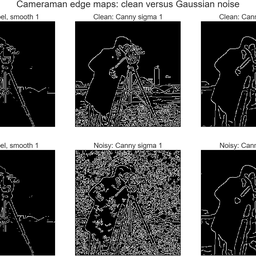
%> input picture results/edge_maps.png (cropped and resized to the size of MATLAB's example picture, made grey), 256 x 256 px, given in place of cameraman.tif, which was not available
$ octave analysis.m   (GNU Octave 9; MATLAB toolbox functions it lacks are replaced by stand-ins)
%> lines starting %> are read from the running program, lines starting %| are printed output that depends on the picture
%% Individual Assignment - Image Processing Fundamentals
% *Option C: Compare edge detectors*
%
% The experiment compares the number and appearance of edges in a clean grayscale image and a Gaussian-noisy version. It uses one Sobel method (after Gaussian smoothing) and two Canny settings. All image processing parameters are fixed by the assignment.
%% 1. Input image and experimental setup
% The input is MATLAB's built-in |cameraman.tif| test image, supplied with Image Processing Toolbox. The original image is not included in the repository. |rng(42)| makes the noise reproducible within the same MATLAB environment.
I = imread('cameraman.tif');
%> I is the input picture: size 256x256 uint8; min 0, max 255, mean 96.8
assert(ndims(I) == 2, 'Expected a grayscale cameraman image.');
rng(42);
In = imnoise(I,'gaussian',0,0.01);
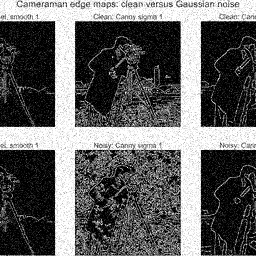
%> In: size 256x256 uint8; min 0, max 255, mean 98.5
resultsDir = 'results';
if ~exist(resultsDir,'dir')
    mkdir(resultsDir);
end
imageSize = size(I);
%> imageSize = [256 256]
fprintf('Input: cameraman.tif, size %d x %d\n', imageSize(1), imageSize(2));
%| Input: cameraman.tif, size 256 x 256
disp(['MATLAB version: ',version]);
imageToolboxInfo = ver('images');
if ~isempty(imageToolboxInfo)
    disp(['Image Processing Toolbox version: ',imageToolboxInfo.Version]);
end
fid = fopen(fullfile(resultsDir,'matlab_version.txt'),'w');
if fid ~= -1
    fprintf(fid,'MATLAB: %s\n',version);
    if ~isempty(imageToolboxInfo)
        fprintf(fid,'Image Processing Toolbox: %s\n', ...
            imageToolboxInfo.Version);
    end
    fclose(fid);
end
%% 2. Three methods applied to the clean and noisy images
% *Sobel:* Smooth each image with |imgaussfilt(...,1)| first, then use the default Sobel edge threshold. *Canny 1:* Default automatic threshold, sigma 1. *Canny 3:* The same automatic threshold rule, sigma 3. No custom thresholds, postprocessing, or changed noise settings are used.
E_clean_sobel = edge(imgaussfilt(I,1),'Sobel');
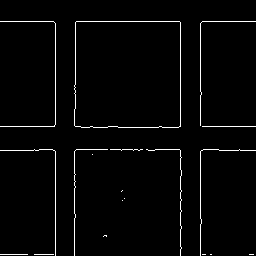
%> E_clean_sobel: size 256x256 logical; 2.4% white in thin lines or dots
E_clean_canny1 = edge(I,'Canny',[],1);
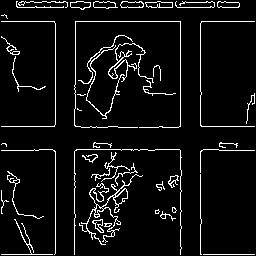
%> E_clean_canny1: size 256x256 logical; 6.5% white in thin lines or dots
E_clean_canny3 = edge(I,'Canny',[],3);
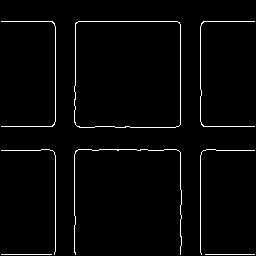
%> E_clean_canny3: size 256x256 logical; 2.4% white in thin lines or dots
E_noisy_sobel = edge(imgaussfilt(In,1),'Sobel');
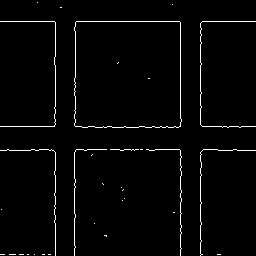
%> E_noisy_sobel: size 256x256 logical; 2.3% white in thin lines or dots
E_noisy_canny1 = edge(In,'Canny',[],1);
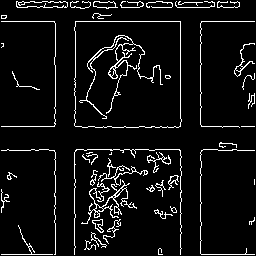
%> E_noisy_canny1: size 256x256 logical; 6.7% white in thin lines or dots
E_noisy_canny3 = edge(In,'Canny',[],3);
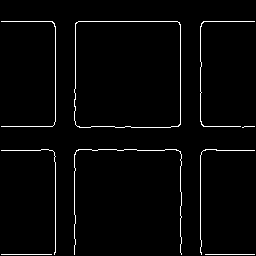
%> E_noisy_canny3: size 256x256 logical; 2.4% white in thin lines or dots
%% 3. Show all six edge maps in one figure
% The top row uses the clean image. The bottom row repeats exactly the same three edge-detector settings on the noisy image. White pixels represent detected edges.
edgeFigure = figure(Theme='light', Position=[100 100 760 510]);
t = tiledlayout(edgeFigure,2,3,'Padding','compact','TileSpacing','compact');
nexttile; imshow(E_clean_sobel);  title('Clean: Sobel, smooth 1');
nexttile; imshow(E_clean_canny1); title('Clean: Canny sigma 1');
nexttile; imshow(E_clean_canny3); title('Clean: Canny sigma 3');
nexttile; imshow(E_noisy_sobel);  title('Noisy: Sobel, smooth 1');
nexttile; imshow(E_noisy_canny1); title('Noisy: Canny sigma 1');
nexttile; imshow(E_noisy_canny3); title('Noisy: Canny sigma 3');
title(t,'Cameraman edge maps: clean versus Gaussian noise');
exportgraphics(t,fullfile(resultsDir,'edge_maps.png'),'Resolution',200);
%% 4. Edge-pixel counts
% |nnz| counts white (true) pixels in each binary edge map. The two input images have identical dimensions, so direct pixel-count comparison is valid. However, a larger count does *not* mean better detection.
Image = {'Clean';'Noisy'};
Sobel_after_Gaussian1 = [nnz(E_clean_sobel);nnz(E_noisy_sobel)];
%> Sobel_after_Gaussian1 = [1543; 1527]
Canny_sigma1 = [nnz(E_clean_canny1);nnz(E_noisy_canny1)];
%> Canny_sigma1 = [4252; 4423]
Canny_sigma3 = [nnz(E_clean_canny3);nnz(E_noisy_canny3)];
%> Canny_sigma3 = [1571; 1575]
countsTable = table(Image,Sobel_after_Gaussian1,Canny_sigma1,Canny_sigma3);
%> countsTable = 2 items; Sobel_after_Gaussian1, Canny_sigma1 and Canny_sigma3: 1543 4252 1571, 1527 4423 1575
disp(countsTable);
writetable(countsTable,fullfile(resultsDir,'edge_counts.csv'));
method = {'Sobel+Gaussian 1';'Canny sigma 1';'Canny sigma 3'};
CleanEdges = [nnz(E_clean_sobel);nnz(E_clean_canny1);nnz(E_clean_canny3)];
%> CleanEdges = [1543; 4252; 1571]
NoisyEdges = [nnz(E_noisy_sobel);nnz(E_noisy_canny1);nnz(E_noisy_canny3)];
%> NoisyEdges = [1527; 4423; 1575]
NoisyOnlyEdges = [nnz(E_noisy_sobel & ~E_clean_sobel);
    nnz(E_noisy_canny1 & ~E_clean_canny1);
    nnz(E_noisy_canny3 & ~E_clean_canny3)];
%> NoisyOnlyEdges = [197; 1239; 103]
CleanOnlyEdges = [nnz(E_clean_sobel & ~E_noisy_sobel);
    nnz(E_clean_canny1 & ~E_noisy_canny1);
    nnz(E_clean_canny3 & ~E_noisy_canny3)];
%> CleanOnlyEdges = [213; 1068; 99]
comparisonTable = table(method,CleanEdges,NoisyEdges, ...
    NoisyOnlyEdges,CleanOnlyEdges);
%> comparisonTable = 3 items; CleanEdges, NoisyEdges, NoisyOnlyEdges and CleanOnlyEdges: 1543 1527 197 213, 4252 4423 1239 1068, 1571 1575 103 99
disp(comparisonTable);
writetable(comparisonTable,fullfile(resultsDir,'edge_comparison.csv'));
%% 5. Visualise the count comparison
%> (the run ends here)
